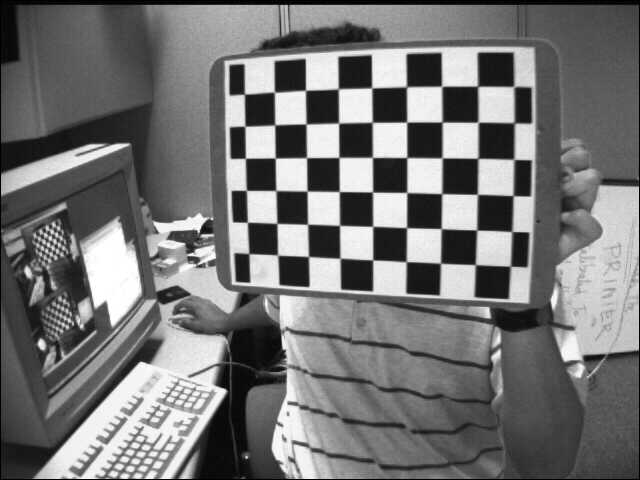
#> input picture Codes/Stereovision_ZAW/images_left/left01.jpg, 640 x 480 px
$ python DepthMap.py
#> lines starting #> are read from the running program, lines starting #| are printed output that depends on the picture
import numpy as np
import cv2
from matplotlib import pyplot as plt


im_path_left = r'../Stereovision_ZAW/images_left/'
im_path_right = r'../Stereovision_ZAW/images_right/'
imgL = cv2.imread(im_path_left+'left01.jpg')
#> imgL is the input picture: shape (480, 640, 3); min 0, max 255, mean 116.6
imgR = cv2.imread(im_path_right+'right01.jpg')
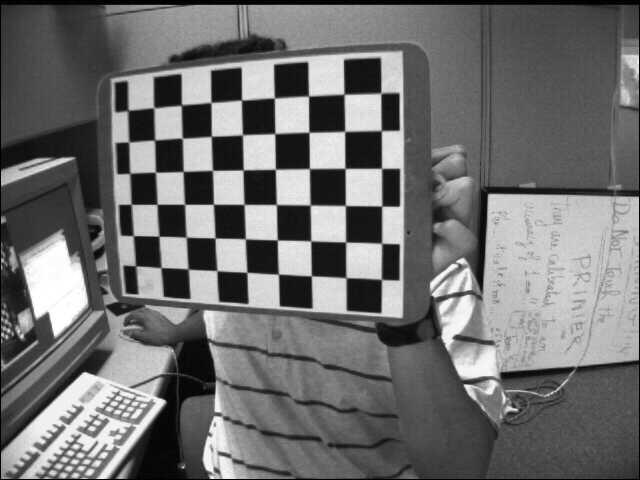
#> input picture Codes/Stereovision_ZAW/images_right/right01.jpg, 640 x 480 px
#> imgR is the input picture: shape (480, 640, 3); min 0, max 255, mean 111.4

imgL = cv2.cvtColor(imgL, cv2.COLOR_BGR2GRAY)
#> imgL: shape (480, 640)
imgR = cv2.cvtColor(imgR, cv2.COLOR_BGR2GRAY)
#> imgR: shape (480, 640)

# imgL = cv2.imread('tsukuba_l.png',0)
# imgR = cv2.imread('tsukuba_r.png',0)

stereo = cv2.StereoBM_create(numDisparities=16, blockSize=15)
disparity = stereo.compute(imgL,imgR)
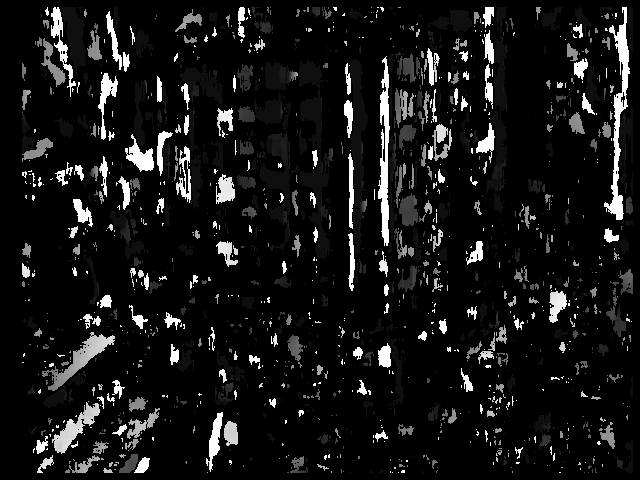
#> disparity: shape (480, 640) int16; min -16, max 240, mean 5.8; drawn with min black and max white
plt.imshow(disparity,'gray')
plt.title('Disparity map')
cv2.imwrite('DisparityMap.png',disparity)
plt.show()
